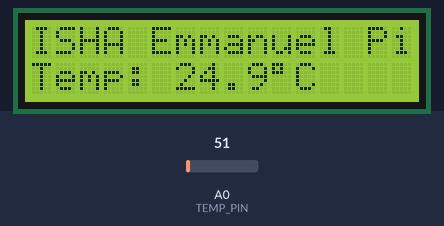
The sketch below on a simulated Arduino Uno, built with avr-gcc and run on an emulated ATmega328P. Shown: 16×2 character LCD. The test bench sets the inputs (shaded band); at power-on: A0 (TEMP_PIN) = 51. What the sketch prints to the serial monitor is not drawn.

Above: at 3.3 s.
3.4 s: A0 (TEMP_PIN) set to 61
At 4.39 s:
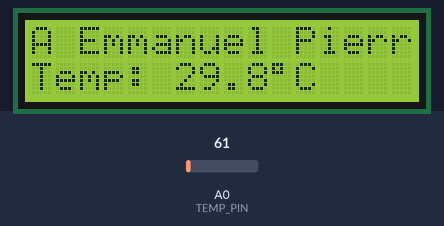
5.7 s: A0 (TEMP_PIN) set to 71
At 6.49 s:
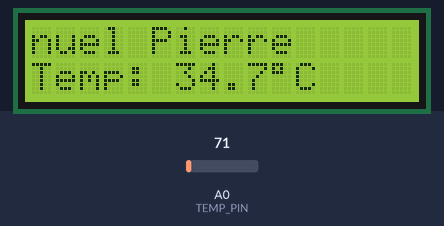
8.1 s: A0 (TEMP_PIN) set to 86
At 8.58 s:
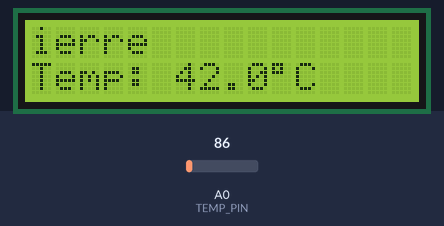
Timing chart, 0 to 11.1 s (numbered marks = the images above; inputs shaded):
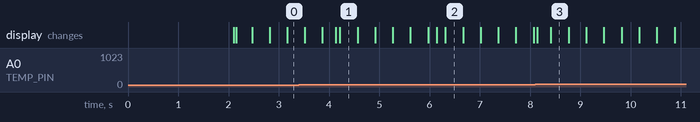

The sketch:

arduino.ino
```cpp
// ═══════════════════════════════════════════════════════════════
// Temperature Display & Serial Transmission
// Hardware: Arduino UNO + LM35 on A0 + 16x2 LCD via I2C
// ═══════════════════════════════════════════════════════════════

#include <Wire.h>
#include <LiquidCrystal_I2C.h>

// ── LCD Setup ─────────────────────────────────────────────────
// I2C address is usually 0x27 or 0x3F — check your module
LiquidCrystal_I2C lcd(0x27, 16, 2);

// ── Configuration ─────────────────────────────────────────────
const int    TEMP_PIN       = A0;       // LM35 analog input
const int    BAUD_RATE      = 9600;     // Serial baud rate
const int    READ_INTERVAL  = 1000;     // Read temp every 1 second
const int    SCROLL_SPEED   = 350;      // Scroll delay in ms

// ── Candidate Name ─────────────────────────────────────────────
// Change this to your actual name
String candidateName = "MUGISHA Emmanuel Pierre";

// ── Scroll Variables ───────────────────────────────────────────
int  scrollPos          = 0;            // Current scroll position
bool needsScrolling     = false;        // Flag if name > 16 chars
String scrollBuffer     = "";           // Padded scroll string

// ── Timing Variables ───────────────────────────────────────────
unsigned long lastTempRead   = 0;
unsigned long lastScroll     = 0;

// ══════════════════════════════════════════════════════════════
void setup() {
  Serial.begin(BAUD_RATE);

  // Initialize LCD
  lcd.init();
  lcd.backlight();
  lcd.clear();

  // Determine if name needs scrolling
  if (candidateName.length() > 16) {
    needsScrolling = true;
    // Pad with spaces so text scrolls cleanly off screen
    // Format: "NAME                NAME" (16 trailing spaces)
    scrollBuffer = candidateName + "                ";
  }

  // Startup message
  lcd.setCursor(0, 0);
  lcd.print("  System Ready  ");
  lcd.setCursor(0, 1);
  lcd.print("Temp Monitor v1 ");
  delay(2000);
  lcd.clear();

  Serial.println("=== Temperature Monitor Started ===");
  Serial.println("Format: TEMP:<value>");
}

// ══════════════════════════════════════════════════════════════
void loop() {
  unsigned long now = millis();

  // ── Read & Display Temperature every READ_INTERVAL ──────────
  if (now - lastTempRead >= READ_INTERVAL) {
    lastTempRead = now;

    float temperature = readTemperature();

    // Display temperature on LCD row 2
    displayTemperature(temperature);

    // Send temperature to PC via Serial
    Serial.print("TEMP:");
    Serial.println(temperature, 1);    // 1 decimal place
  }

  // ── Handle Name Display / Scrolling ─────────────────────────
  if (needsScrolling) {
    // Scroll name if longer than 16 characters
    if (now - lastScroll >= SCROLL_SPEED) {
      lastScroll = now;
      scrollName();
    }
  } else {
    // Static display — name fits in 16 chars
    lcd.setCursor(0, 0);
    lcd.print(candidateName);
    // Pad remaining spaces to clear old characters
    for (int i = candidateName.length(); i < 16; i++) {
      lcd.print(" ");
    }
  }
}

// ══════════════════════════════════════════════════════════════
// Read LM35 temperature from analog pin
// LM35: 10mV per °C → Vout = Temp(°C) × 10mV
// ══════════════════════════════════════════════════════════════
float readTemperature() {
  // Take 5 samples and average for stability
  long sum = 0;
  for (int i = 0; i < 5; i++) {
    sum += analogRead(TEMP_PIN);
    delay(5);
  }
  int raw = sum / 5;

  // Convert ADC reading to voltage (5V reference, 10-bit ADC)
  float voltage = raw * (5.0 / 1023.0);

  // Convert voltage to Celsius (LM35: 10mV per degree)
  float tempC = voltage * 100.0;

  return tempC;
}

// ══════════════════════════════════════════════════════════════
// Display temperature on LCD row 2 (index 1)
// ══════════════════════════════════════════════════════════════
void displayTemperature(float temp) {
  lcd.setCursor(0, 1);
  lcd.print("Temp: ");
  lcd.print(temp, 1);             // 1 decimal place
  lcd.print((char)223);           // ° degree symbol
  lcd.print("C   ");              // Trailing spaces clear old digits
}

// ══════════════════════════════════════════════════════════════
// Horizontal scroll for names longer than 16 characters
// Shows a 16-character window that slides through the name
// ══════════════════════════════════════════════════════════════
void scrollName() {
  // Extract 16-char window from scroll buffer
  String visible = "";
  int bufLen = scrollBuffer.length();

  for (int i = 0; i < 16; i++) {
    int idx = (scrollPos + i) % bufLen;
    visible += scrollBuffer[idx];
  }

  // Write to LCD row 1 (index 0)
  lcd.setCursor(0, 0);
  lcd.print(visible);

  // Advance scroll position
  scrollPos++;
  if (scrollPos >= bufLen) {
    scrollPos = 0;               // Loop back to start
  }
}
```
